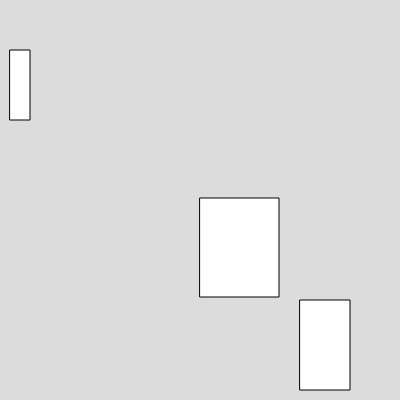
Frame 1 (no input)
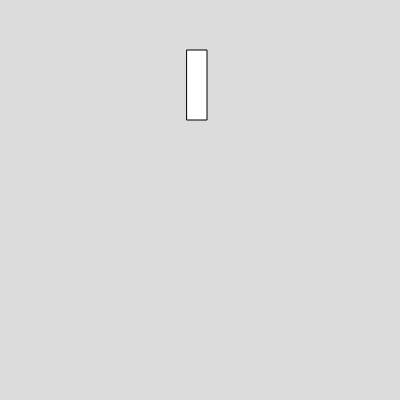
Frame 60 (no input)
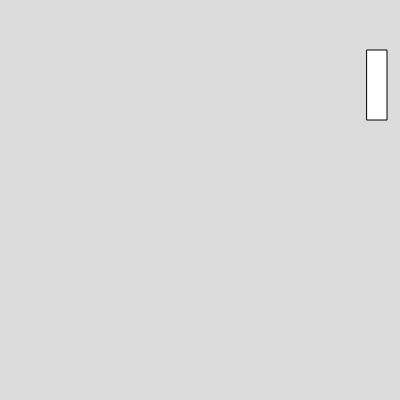
Frame 120 (the mouse pressed at the canvas centre since frame 60)

The p5.js sketch that drew these frames (run headless with seeded random() and noise() and a simulated clock; from frame 60 on, the mouse is pressed at the canvas centre):

// p5.js sketch
// ── sketch.js
var box1
var box2
var box3

function setup() {
  createCanvas(400, 400);

  box1 = new Box(200, 198, 79, 99, 4);
  box2 = new Box(300, 300, 50, 90, 2)
  box3 = new Box(10, 50, 20, 70, 3)

}

function draw() {
  background(220);

  box1.show()
  box1.move()
  box2.show()
  box2.move()
  box3.show()
  box3.move()

}
// ── box.js
class Box {
  constructor(x, y, w, h, vx) {
    this.x = x;
    this.y = y;
    this.w = w;
    this.h = h;
    this.vx = vx;
  }

  show() {
    rect(this.x, this.y, this.w, this.h)
  }

  move() {
    this.x = this.x + this.vx;
  }

}
